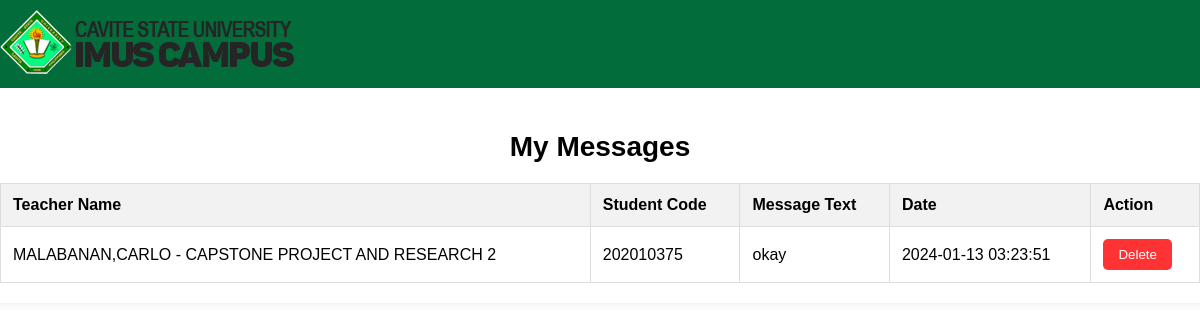
Page /teacher/view_teacher_messages.php on the committed database.
### tables this page shows
CREATE TABLE `student_messages` (
  `id` int(11) NOT NULL,
  `student_code` varchar(100) NOT NULL,
  `teacher_name` varchar(100) NOT NULL,
  `message_text` text DEFAULT NULL,
  `created_at` timestamp NOT NULL DEFAULT current_timestamp()
);

### teacher/view_teacher_messages.php (the view, shortened to what this page needs)
<!DOCTYPE html>
<html lang="en">
<head>
</head>
<body>
<div class="content">
        <div class="logo">
            <img src="logo.png" width="296" height="64" alt="Logo">
        </div>
    </div>
<div class="container">
    <h2>My Messages</h2>
    <table>
        <thead>
            <tr>
                <th>Teacher Name</th>
                <th>Student Code</th>
                <th>Message Text</th>
                <th>Date</th>
                <th>Action</th>
            </tr>
        </thead>
        <tbody>
            <?php
            include 'config.php';
            $messages_query = mysqli_query($conn, "SELECT * FROM student_messages");
            if ($messages_query && mysqli_num_rows($messages_query) > 0) {
                while ($row = mysqli_fetch_assoc($messages_query)) {
                    echo '<tr>';
                    echo '<td>' . $row['teacher_name'] . '</td>';
                    echo '<td>' . $row['student_code'] . '</td>';
                    echo '<td>' . $row['message_text'] . '</td>';
                    echo '<td>' . $row['created_at'] . '</td>';
                    echo '<td>
                            <form method="post" action="">
                                <input type="hidden" name="delete_message" value="' . $row['id'] . '">
                                <button class="delete-btn" type="submit">Delete</button>
                            </form>
                          </td>';
                    echo '</tr>';
                }
            } else {
                echo '<tr><td colspan="5">No messages found.</td></tr>';
            }
            ?>
        </tbody>
    </table>
</div>
</body>
</html>

### teacher/view_teacher_messages.php (style rules this page uses)
body { font-family: Arial, sans-serif; background-color: #fff; margin: 0; display: flex; flex-direction: column; align-items: center; min-height: 100vh; }
.content { width: 100%; background-color: #026c3b; display: flex; justify-content: space-between; align-items: center; padding: 10px; }
.logo img { width: 296px; height: 64px; alt: "Logo"; }
.container { background-color: #fff; padding: 20px; border-radius: 10px; box-shadow: 0px 0px 10px 0px rgba(0, 0, 0, 0.1); text-align: center; max-width: 100%; width: 100%; }
h2 { font-size: 28px; margin-bottom: 20px; }
table { width: 100%; border-collapse: collapse; margin-top: 20px; }
th, td { border: 1px solid #ddd; padding: 12px; text-align: left; }
th { background-color: #f2f2f2; }
.delete-btn { border: none; padding: 8px 15px; border-radius: 5px; background-color: #ff3333; color: #fff; cursor: pointer; transition: background-color 0.3s; }

### rows in the picture
student_messages: teacher_name "MALABANAN,CARLO - CAPSTONE PROJECT AND RESEARCH 2", student_code "202010375", message_text "okay", created_at "2024-01-13 03:23:51"
